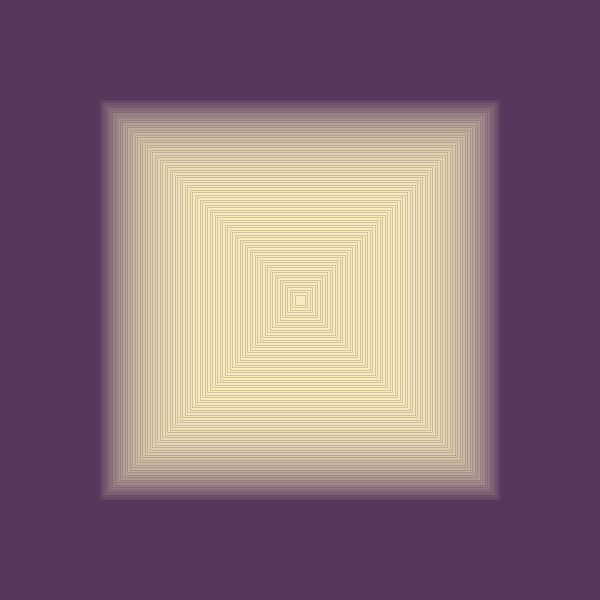
Frame 1 (no input)
Frame 60 (the mouse pressed at the canvas centre just before this capture): identical to frame 1, image omitted
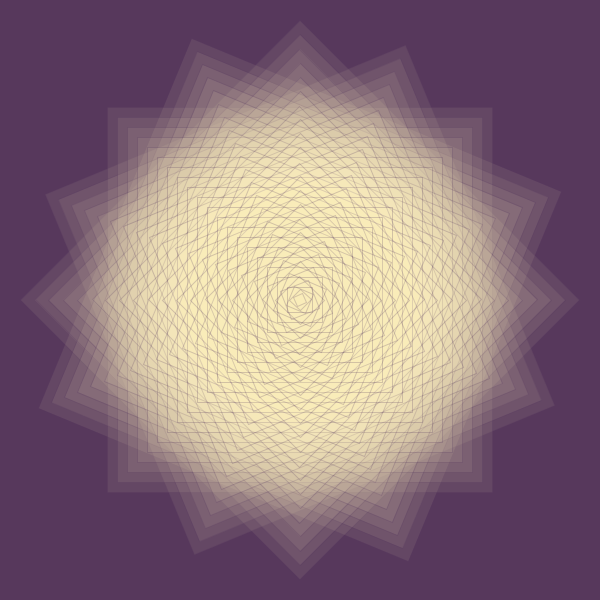
Frame 120 (the mouse held since frame 60 and released just before this capture)

The Processing sketch that drew these frames (run headless with seeded random() and noise(); from frame 60 on, the mouse is pressed at the canvas centre):

// Processing sketch: processing_180387
// ── processing_180387.pde

void setup () {
  size (600, 600);
  smooth();
}

void draw () {
  
  background (#57385c);
  fill (#ffedbc, 20);
  stroke(#57385c, 60);
  
  float angle = map(mouseX, 0, width, 0, PI/4);
  
  translate(width/2, height/2);
  foo2(400, angle);
}

void foo2(float rectSize, float angle) {
 while (rectSize > 5) {
 rotate(angle);
 rect(-rectSize/2, -rectSize/2, rectSize, rectSize);
 rectSize = rectSize - 5;
 }
}
